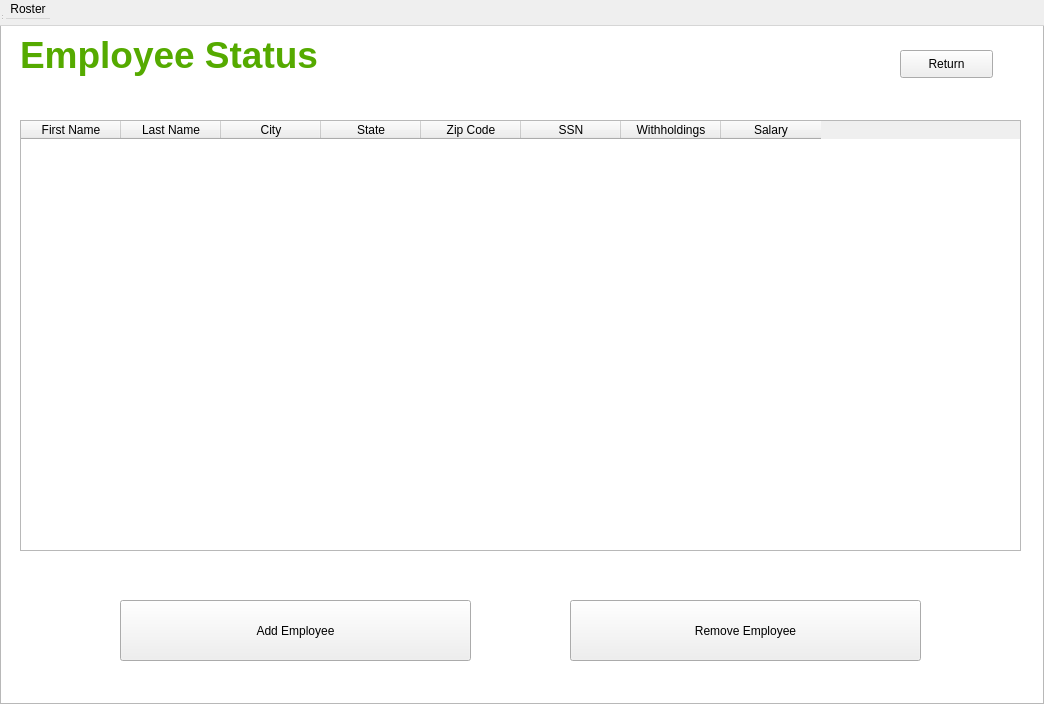
<?xml version="1.0" encoding="UTF-8"?>
<ui version="4.0">
 <class>TableWidget</class>
 <widget class="QTableWidget" name="TableWidget">
  <property name="geometry">
   <rect>
    <x>0</x>
    <y>0</y>
    <width>1044</width>
    <height>704</height>
   </rect>
  </property>
  <property name="windowTitle">
   <string>TableWidget</string>
  </property>
  <widget class="QWidget" name="centralwidget" native="true">
   <property name="geometry">
    <rect>
     <x>0</x>
     <y>0</y>
     <width>1041</width>
     <height>561</height>
    </rect>
   </property>
   <widget class="QTableWidget" name="employeeTable">
    <property name="geometry">
     <rect>
      <x>20</x>
      <y>120</y>
      <width>1001</width>
      <height>431</height>
     </rect>
    </property>
    <column>
     <property name="text">
      <string>First Name</string>
     </property>
    </column>
    <column>
     <property name="text">
      <string>Last Name</string>
     </property>
    </column>
    <column>
     <property name="text">
      <string>City</string>
     </property>
    </column>
    <column>
     <property name="text">
      <string>State</string>
     </property>
    </column>
    <column>
     <property name="text">
      <string>Zip Code</string>
     </property>
    </column>
    <column>
     <property name="text">
      <string>SSN</string>
     </property>
    </column>
    <column>
     <property name="text">
      <string>Withholdings</string>
     </property>
    </column>
    <column>
     <property name="text">
      <string>Salary</string>
     </property>
    </column>
   </widget>
   <widget class="QLabel" name="label">
    <property name="geometry">
     <rect>
      <x>20</x>
      <y>10</y>
      <width>401</width>
      <height>91</height>
     </rect>
    </property>
    <property name="text">
     <string>&lt;html&gt;&lt;head/&gt;&lt;body&gt;&lt;p&gt;&lt;span style=&quot; font-size:28pt; font-weight:600; color:#55aa00;&quot;&gt;Employee Status&lt;/span&gt;&lt;/p&gt;&lt;/body&gt;&lt;/html&gt;</string>
    </property>
   </widget>
   <widget class="QPushButton" name="returnEmpl">
    <property name="geometry">
     <rect>
      <x>900</x>
      <y>50</y>
      <width>93</width>
      <height>28</height>
     </rect>
    </property>
    <property name="text">
     <string>Return</string>
    </property>
   </widget>
  </widget>
  <widget class="QMenuBar" name="menubar">
   <property name="geometry">
    <rect>
     <x>0</x>
     <y>0</y>
     <width>1044</width>
     <height>26</height>
    </rect>
   </property>
   <widget class="QMenu" name="menuRoster">
    <property name="title">
     <string>Roster</string>
    </property>
   </widget>
   <addaction name="menuRoster"/>
  </widget>
  <widget class="QStatusBar" name="statusbar">
   <property name="geometry">
    <rect>
     <x>0</x>
     <y>0</y>
     <width>3</width>
     <height>21</height>
    </rect>
   </property>
  </widget>
  <widget class="QPushButton" name="addEmployee">
   <property name="geometry">
    <rect>
     <x>120</x>
     <y>600</y>
     <width>351</width>
     <height>61</height>
    </rect>
   </property>
   <property name="text">
    <string>Add Employee</string>
   </property>
  </widget>
  <widget class="QPushButton" name="remEmployee">
   <property name="geometry">
    <rect>
     <x>570</x>
     <y>600</y>
     <width>351</width>
     <height>61</height>
    </rect>
   </property>
   <property name="text">
    <string>Remove Employee</string>
   </property>
  </widget>
 </widget>
 <resources/>
 <connections/>
</ui>
